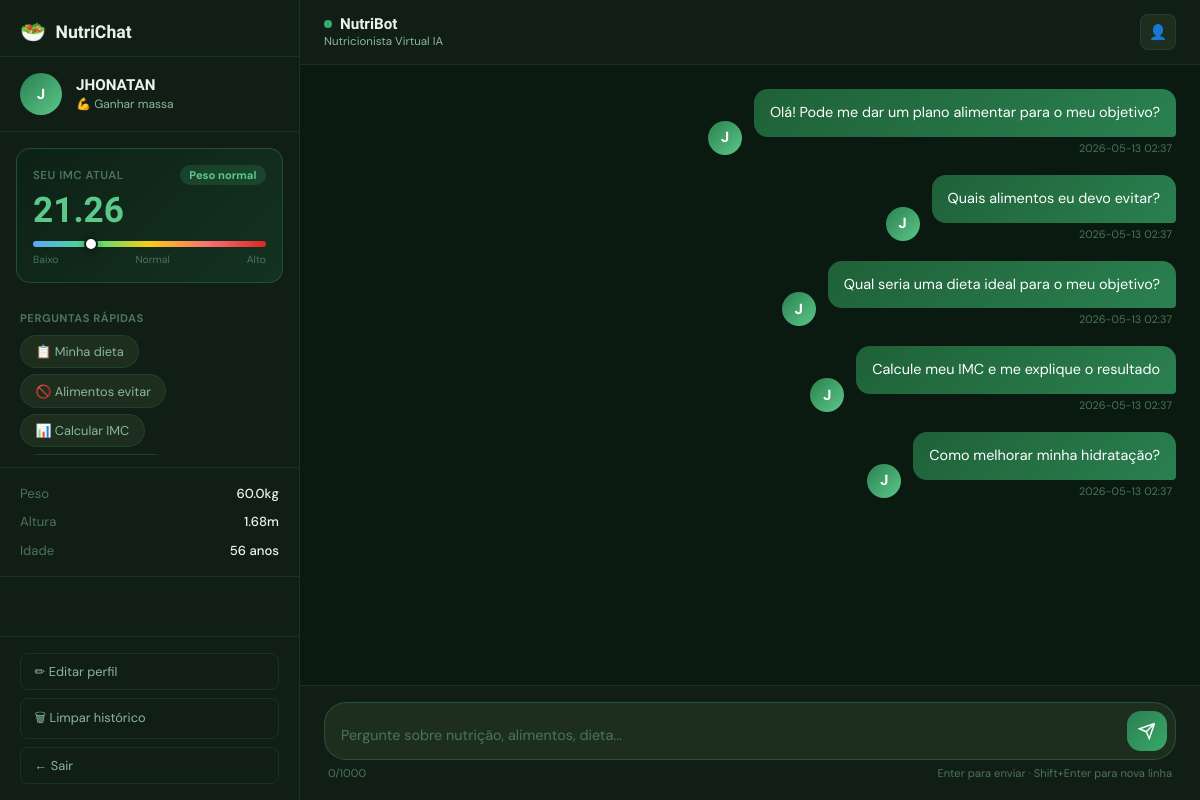
Page /chat (signed in) on the committed database.
### tables this page shows
CREATE TABLE users (
    id INTEGER PRIMARY KEY AUTOINCREMENT,
    nome TEXT NOT NULL,
    email TEXT UNIQUE NOT NULL,
    senha_hash TEXT NOT NULL,
    idade INTEGER,
    peso REAL,
    altura REAL,
    objetivo TEXT DEFAULT 'manter_peso',  -- emagrecer | ganhar_massa | manter_peso
    nivel_atividade TEXT DEFAULT 'sedentario',
    data_cadastro TIMESTAMP DEFAULT CURRENT_TIMESTAMP,
    ultimo_login TIMESTAMP
);

CREATE TABLE imc_records (
    id INTEGER PRIMARY KEY AUTOINCREMENT,
    user_id INTEGER NOT NULL,
    peso REAL NOT NULL,
    altura REAL NOT NULL,
    imc REAL NOT NULL,
    classificacao TEXT NOT NULL,
    data_registro TIMESTAMP DEFAULT CURRENT_TIMESTAMP,
    FOREIGN KEY (user_id) REFERENCES users(id) ON DELETE CASCADE
);

CREATE TABLE conversations (
    id INTEGER PRIMARY KEY AUTOINCREMENT,
    user_id INTEGER NOT NULL,
    role TEXT NOT NULL,       -- 'user' ou 'assistant'
    message TEXT NOT NULL,
    timestamp TIMESTAMP DEFAULT CURRENT_TIMESTAMP,
    FOREIGN KEY (user_id) REFERENCES users(id) ON DELETE CASCADE
);

### app.py (the view)
@app.route('/chat')
@login_required
def chat():
    user = get_current_user()
    db = get_db()
    historico = list(reversed(db.execute(
        'SELECT role, message, timestamp FROM conversations WHERE user_id = ? ORDER BY timestamp DESC LIMIT 50',
        (session['user_id'],)).fetchall()))
    imc, classificacao = calcular_imc(user['peso'], user['altura'])
    evolucao = list(reversed(db.execute(
        'SELECT peso, imc, data_registro FROM imc_records WHERE user_id = ? ORDER BY data_registro DESC LIMIT 10',
        (session['user_id'],)).fetchall()))
    return render_template('chat.html', user=user, historico=historico, imc=imc, classificacao=classificacao, evolucao=evolucao)

### app.py (called while the page is built)
def get_db():
    if 'db' not in g:
        g.db = sqlite3.connect(DATABASE)
        g.db.row_factory = sqlite3.Row
    return g.db

def login_required(f):
    @wraps(f)
    def decorated(*args, **kwargs):
        if 'user_id' not in session:
            return redirect(url_for('login'))
        return f(*args, **kwargs)
    return decorated

def get_current_user():
    if 'user_id' not in session:
        return None
    return get_db().execute('SELECT * FROM users WHERE id = ?', (session['user_id'],)).fetchone()

def calcular_imc(peso, altura):
    if not peso or not altura or altura <= 0 or peso <= 0:
        return None, None
    imc = peso / (altura ** 2)
    if imc < 18.5: cls = "Abaixo do peso"
    elif imc < 25.0: cls = "Peso normal"
    elif imc < 30.0: cls = "Sobrepeso"
    elif imc < 35.0: cls = "Obesidade grau I"
    elif imc < 40.0: cls = "Obesidade grau II"
    else: cls = "Obesidade grau III"
    return round(imc, 2), cls

### templates/chat.html (shortened to what this page needs)
<!DOCTYPE html>
<html lang="pt-BR">
<head>
    <link rel="stylesheet" href="{{ url_for('static', filename='css/main.css') }}">
    <link rel="stylesheet" href="{{ url_for('static', filename='css/chat.css') }}">
</head>
<body class="chat-body">
<aside class="sidebar" id="sidebar">
    <div class="sidebar-header">
        <div class="sidebar-logo">
            <span class="logo-icon-sm">🥗</span>
            <span>NutriChat</span>
        </div>
    </div>
    <div class="user-card">
        <div class="user-avatar">{{ user['nome'][0].upper() }}</div>
        <div class="user-info">
            <div class="user-name">{{ user['nome'].split()[0] }}</div>
            <div class="user-goal">
                {% if user['objetivo'] == 'emagrecer' %}🔥 Emagrecer
                {% elif user['objetivo'] == 'ganhar_massa' %}💪 Ganhar massa
                {% else %}⚖ Manter peso{% endif %}
            </div>
        </div>
    </div>
    <div class="imc-card">
        <div class="imc-header">
            <span class="imc-label">Seu IMC atual</span>
            {% if imc %}
            <span class="imc-badge {{ 'normal' if 18.5 <= imc < 25 else 'warning' if imc < 30 else 'danger' }}">
                {{ classificacao }}
            </span>
            {% endif %}
        </div>
        {% if imc %}
        <div class="imc-value">{{ imc }}</div>
        <div class="imc-bar-wrap">
            <div class="imc-bar">
                <div class="imc-needle" style="left: {{ [[((imc - 15) / 25 * 100)|round(1), 0]|max, 100]|min }}%"></div>
            </div>
            <div class="imc-labels">
                <span>Baixo</span><span>Normal</span><span>Alto</span>
            </div>
        </div>
        {% else %}
        <div class="imc-empty">
            <p>Complete seu perfil para ver seu IMC</p>
        </div>
        {% endif %}
    </div>
    <div class="quick-section">
        <div class="quick-title">Perguntas rápidas</div>
        <div class="quick-chips" id="quickChips">
            <button class="chip" data-msg="Qual seria uma dieta ideal para o meu objetivo?">📋 Minha dieta</button>
            <button class="chip" data-msg="Quais alimentos eu devo evitar?">🚫 Alimentos evitar</button>
            <button class="chip" data-msg="Calcule meu IMC e me explique o resultado">📊 Calcular IMC</button>
        </div>
    </div>
    <div class="profile-data">
        <div class="profile-row">
            <span>Peso</span>
            <span>{{ user['peso'] }}kg</span>
        </div>
        <div class="profile-row">
            <span>Altura</span>
            <span>{{ user['altura'] }}m</span>
        </div>
        <div class="profile-row">
            <span>Idade</span>
            <span>{{ user['idade'] }} anos</span>
        </div>
    </div>
    <div class="sidebar-actions">
        <button class="action-btn" id="btnEditProfile">✏ Editar perfil</button>
        <button class="action-btn action-btn-danger" id="btnClearChat">🗑 Limpar histórico</button>
        <a href="/logout" class="action-btn action-btn-logout">← Sair</a>
    </div>
</aside>
<main class="chat-main">
    <header class="chat-header">
        <div class="chat-header-info">
            <div class="bot-status">
                <span class="status-dot"></span>
                <span class="bot-name">NutriBot</span>
            </div>
            <span class="bot-subtitle">Nutricionista Virtual IA</span>
        </div>
        <div class="header-actions">
            <button class="icon-btn" id="btnHeaderProfile" title="Editar perfil">👤</button>
        </div>
    </header>
    <div class="messages-area" id="messagesArea">
        {% if not historico %}
        <div class="welcome-screen">
            <div class="welcome-icon">🥗</div>
            <h2>Olá, {{ user['nome'].split()[0] }}!</h2>
            <p>Sou a <strong>NutriBot</strong>, sua nutricionista virtual com inteligência artificial.<br>
            Estou aqui para te ajudar com alimentação saudável, cálculo de IMC e muito mais!</p>
            <div class="welcome-chips">
                <button class="chip chip-lg" data-msg="Olá! Pode me dar um plano alimentar para o meu objetivo?">🍽 Quero um plano alimentar</button>
                <button class="chip chip-lg" data-msg="Calcule meu IMC e interprete para mim">📊 Calcular meu IMC</button>
                <button class="chip chip-lg" data-msg="Quais são os alimentos mais nutritivos que devo incluir na dieta?">🥦 Alimentos nutritivos</button>
            </div>
        </div>
        {% else %}
        {% for msg in historico %}
        <div class="message {{ 'user-message' if msg['role'] == 'user' else 'bot-message' }}">
            <div class="msg-bubble">
                <div class="msg-text">{{ msg['message'] | replace('\n', '<br>') | safe }}</div>
                <div class="msg-time">{{ msg['timestamp'][:16] if msg['timestamp'] else '' }}</div>
            </div>
            {% if msg['role'] == 'user' %}
            <div class="msg-avatar user-avatar">{{ user['nome'][0].upper() }}</div>
            {% endif %}
        </div>
        {% endfor %}
        {% endif %}
    </div>
    <div class="chat-input-area">
        <div class="input-container">
            <textarea
                id="messageInput"
                class="message-input"
                placeholder="Pergunte sobre nutrição, alimentos, dieta..."
                rows="1"
                maxlength="1000"
            ></textarea>
            <button class="send-btn" id="sendBtn" aria-label="Enviar">
                <svg viewBox="0 0 24 24" fill="none" stroke="currentColor" stroke-width="2">
                    <path d="M22 2L11 13M22 2L15 22L11 13M22 2L2 9L11 13"/>
                </svg>
            </button>
        </div>
        <div class="input-footer">
            <span class="char-count" id="charCount">0/1000</span>
            <span class="input-hint">Enter para enviar · Shift+Enter para nova linha</span>
        </div>
    </div>
</main>
</body>
</html>

### static/css/main.css (style rules this page uses)
:root { --green-900: #0d2116; --green-800: #143220; --green-700: #1a4a2e; --green-600: #1f6138; --green-500: #2a8050; --green-400: #3aa86a; --green-300: #5cc88a; --green-200: #9de8bc; --green-100: #d4f5e4; --green-50: #f0fdf6; --lime-400: #a3e635; --lime-300: #bef264; --bg-dark: #0a1a10; --surface: #111e16; --surface-2: #162310; --surface-3: #1d2e1f; --border: rgba(58, 168, 106, 0.15); --border-strong: rgba(58, 168, 106, 0.3); --text-primary: #e8f5ed; --text-secondary: #8ab89a; --text-muted: #4a7558; --radius-sm: 8px; --radius-md: 14px; --radius-lg: 22px; --radius-xl: 32px; --shadow-sm: 0 2px 8px rgba(0,0,0,0.3); --shadow-md: 0 8px 32px rgba(0,0,0,0.4); --shadow-glow: 0 0 40px rgba(42, 128, 80, 0.2); --font-display: 'Cabinet Grotesk', sans-serif; --font-body: 'DM Sans', sans-serif; --transition: 0.2s cubic-bezier(0.4, 0, 0.2, 1); }
*, *::before, *::after { box-sizing: border-box; margin: 0; padding: 0; }
html { font-size: 16px; scroll-behavior: smooth; }
body { font-family: var(--font-body); background: var(--bg-dark); color: var(--text-primary); -webkit-font-smoothing: antialiased; min-height: 100vh; overflow-x: hidden; }
.chip { background: var(--surface-3); border: 1px solid var(--border); color: var(--text-secondary); padding: 0.45rem 0.9rem; border-radius: 100px; font-family: var(--font-body); font-size: 0.8rem; cursor: pointer; transition: all var(--transition); white-space: nowrap; }

### rows in the picture
users: nome "J", nome "JHONATAN", peso "60.0", altura "1.68", idade "56"
imc_records: classificacao "Peso normal"
conversations: message "Olá! Pode me dar um plano alimentar para o meu objetivo?", timestamp "2026-05-13 02:37"
conversations: message "Quais alimentos eu devo evitar?", timestamp "2026-05-13 02:37"
conversations: message "Qual seria uma dieta ideal para o meu objetivo?", timestamp "2026-05-13 02:37"
conversations: message "Calcule meu IMC e me explique o resultado", timestamp "2026-05-13 02:37"
conversations: message "Como melhorar minha hidratação?", timestamp "2026-05-13 02:37"

### other values in the picture
{{ imc }} "21.26"
